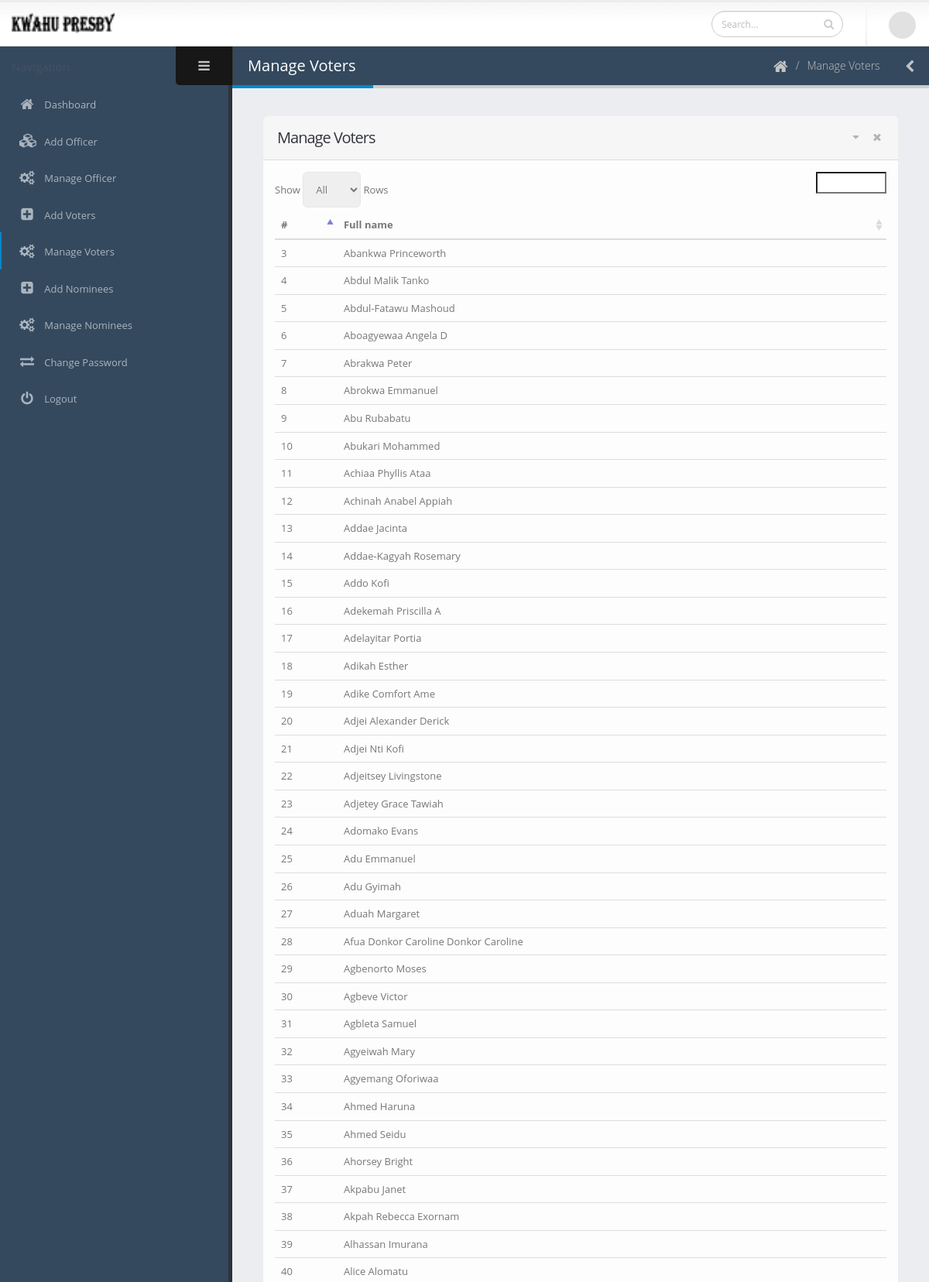
Screenshot of /admin/manage_voters.php (upper part) with the database file from the repository.
### tables this page shows
CREATE TABLE `tbl_voters_list` (
  `voters_id` int(50) NOT NULL AUTO_INCREMENT,
  `voters_name` varchar(50) NOT NULL,
  `voters_code` varchar(50) NOT NULL,
  `voters_code_allow` tinyint(1) NOT NULL DEFAULT '0',
  `voters_timestamp` timestamp NOT NULL DEFAULT CURRENT_TIMESTAMP,
  PRIMARY KEY (`voters_id`)
);

### admin/manage_voters.php (the view, shortened to what this page needs)
<?php
	require '../db/dbconn.php';
?>
<!doctype html>
<html class="fixed">
<head>
   <link rel="stylesheet" href="assets/vendor/bootstrap/css/bootstrap.css" />
   <link rel="stylesheet" href="assets/vendor/font-awesome/css/font-awesome.css" />
   <link rel="stylesheet" href="assets/vendor/magnific-popup/magnific-popup.css" />
   <link rel="stylesheet" href="assets/vendor/bootstrap-datepicker/css/datepicker3.css" />
   <link rel="stylesheet" href="assets/vendor/select2/select2.css" />
   <link rel="stylesheet" href="assets/vendor/jquery-datatables-bs3/assets/css/datatables.css" />
   <link rel="stylesheet" href="assets/stylesheets/theme.css" />
   <link rel="stylesheet" href="assets/stylesheets/skins/default.css" />
   <link rel="stylesheet" href="assets/stylesheets/theme-custom.css">
</head>
<body>
   <section class="body">
      <header class="header">
         <div class="logo-container">
            <a href="dashboard.php" class="logo">
               <img src="img/log.png" height="35" alt="logo" />
            </a>
         </div>
         <div class="header-right">
            <form action="pages-search-results.html" class="search nav-form">
               <div class="input-group input-search">
                  <input type="text" class="form-control" name="q" id="q" placeholder="Search...">
                  <span class="input-group-btn">
                     <button class="btn btn-default" type="submit"><i class="fa fa-search"></i></button>
                  </span>
               </div>
            </form>
            <span class="separator"></span>
            <div id="userbox" class="userbox">
               <a href="#" data-toggle="dropdown">
                  <figure class="profile-picture">
                     <img src="assets/images/!logged-user.jpg" alt="Joseph Doe" class="img-circle"
                        data-lock-picture="assets/images/!logged-user.jpg" />
                  </figure>
               </a>
            </div>
         </div>
      </header>
      <div class="inner-wrapper">
         <aside id="sidebar-left" class="sidebar-left">
            <div class="sidebar-header">
               <div class="sidebar-title">
               </div>
               <div class="sidebar-toggle hidden-xs" data-toggle-class="sidebar-left-collapsed" data-target="html"
                  data-fire-event="sidebar-left-toggle">
                  <i class="fa fa-bars" aria-label="Toggle sidebar"></i>
               </div>
            </div>
            <div class="nano">
               <div class="nano-content">
                  <nav id="menu" class="nav-main" role="navigation">
                     <ul class="nav nav-main">
                        <li>
                           <a href="dashboard.php">
                              <i class="fa fa-home" aria-hidden="true"></i>
                              <span>Dashboard</span>
                           </a>
                        </li>
                        <li>
                           <a href="add_officer.php">
                              <i class="fa fa-cubes" aria-hidden="true"></i>
                              <span>Add Officer</span>
                           </a>
                        </li>
                        <li>
                           <a href="manage_officers.php">
                              <i class="fa fa-cogs" aria-hidden="true"></i>
                              <span>Manage Officer</span>
                           </a>
                        </li>
                        <li>
                           <a href="add_voters.php">
                              <i class="fa fa-plus-square" aria-hidden="true"></i>
                              <span>Add Voters</span>
                           </a>
                        </li>
                        <li  class="nav-active">
                           <a href="manage_voters.php">
                              <i class="fa fa-cogs" aria-hidden="true"></i>
                              <span>Manage Voters</span>
                           </a>
                        </li>
                        <li>
                           <a href="add_nominee.php">
                              <i class="fa fa-plus-square" aria-hidden="true"></i>
                              <span>Add Nominees</span>
                           </a>
                        </li>
                        <li>
                           <a href="manage_nominee.php">
                              <i class="fa fa-cogs" aria-hidden="true"></i>
                              <span>Manage Nominees</span>
                           </a>
                        </li>
                        <li>
                           <a href="change_password.php">
                              <i class="fa fa-exchange" aria-hidden="true"></i>
                              <span>Change Password</span>
                           </a>
                        </li>
                        <li>
                           <a href="index.php">
                              <i class="fa fa-power-off" aria-hidden="true"></i>
                              <span>Logout</span>
                           </a>
                        </li>
                     </ul>
                  </nav>
                  <hr class="separator" />
               </div>
            </div>
         </aside>
         <section role="main" class="content-body">
            <header class="page-header">
               <h2>Manage Voters</h2>
               <div class="right-wrapper pull-right">
                  <ol class="breadcrumbs">
                     <li>
                        <a href="index.html">
                           <i class="fa fa-home"></i>
                        </a>
                     </li>
                     <li><span>Manage Voters</span></li>
                  </ol>
                  <a class="sidebar-right-toggle" data-open="sidebar-right"><i class="fa fa-chevron-left"></i></a>
               </div>
            </header>
            <div class="row">
               <div class="col-md-12">
                  <section class="panel">
                     <header class="panel-heading">
                        <div class="panel-actions">
                           <a href="#" class="fa fa-caret-down"></a>
                           <a href="#" class="fa fa-times"></a>
                        </div>
                        <h2 class="panel-title">Manage Voters</h2>
                     </header>
                     <div class="panel-body">
                        <div class="table-responsive" style="overflow-x: hidden!important">
                           <table class="table table-hover mb-none" id="datatable-default">
                              <thead>
                                 <tr>
                                    <th>#</th>
                                    <th>Full name</th>
                                 </tr>
                              </thead>
                              <tbody>
                                 <?php
													$get_voters_data = mysqli_query($my_connect,"SELECT * FROM tbl_voters_list");
													while ($voters_data = mysqli_fetch_array($get_voters_data)) {  ?>
                                 <tr>
                                    <td><?php echo $voters_data['voters_id'];  ?></td>
                                    <td><?php echo $voters_data['voters_name'];  ?></td>
                                 </tr>
                                 <?php	}
													?>
                              </tbody>
                           </table>
                        </div>
                     </div>
                  </section>
               </div>
            </div>
         </section>
      </div>
   </section>
</body>
</html>

### admin/assets/stylesheets/skins/default.css (style rules this page uses)
a, .btn-link { color: #0088cc; }
.page-header h2 { border-bottom-color: #0088cc; }
ul.nav-main > li.nav-active > a { box-shadow: 2px 0 0 #0088cc inset; }

### rows the page displays
tbl_voters_list: voters_id "3", voters_name "Abankwa Princeworth"
tbl_voters_list: voters_id "4", voters_name "Abdul Malik Tanko"
tbl_voters_list: voters_id "5", voters_name "Abdul-Fatawu Mashoud"
tbl_voters_list: voters_id "6", voters_name "Aboagyewaa Angela D"
tbl_voters_list: voters_id "7", voters_name "Abrakwa Peter"
tbl_voters_list: voters_id "8", voters_name "Abrokwa Emmanuel"
tbl_voters_list: voters_id "9", voters_name "Abu Rubabatu"
tbl_voters_list: voters_id "10", voters_name "Abukari Mohammed"
tbl_voters_list: voters_id "11", voters_name "Achiaa Phyllis Ataa"
tbl_voters_list: voters_id "12", voters_name "Achinah Anabel Appiah"
tbl_voters_list: voters_id "13", voters_name "Addae Jacinta"
tbl_voters_list: voters_id "14", voters_name "Addae-Kagyah Rosemary"
tbl_voters_list: voters_id "15", voters_name "Addo Kofi"
tbl_voters_list: voters_id "16", voters_name "Adekemah Priscilla A"
tbl_voters_list: voters_id "17", voters_name "Adelayitar Portia"
tbl_voters_list: voters_id "18", voters_name "Adikah Esther"
tbl_voters_list: voters_id "19", voters_name "Adike Comfort Ame"
tbl_voters_list: voters_id "20", voters_name "Adjei Alexander Derick"
tbl_voters_list: voters_id "21", voters_name "Adjei Nti Kofi"
tbl_voters_list: voters_id "22", voters_name "Adjeitsey Livingstone"
tbl_voters_list: voters_id "23", voters_name "Adjetey Grace Tawiah"
tbl_voters_list: voters_id "24", voters_name "Adomako Evans"
tbl_voters_list: voters_id "25", voters_name "Adu Emmanuel"
tbl_voters_list: voters_id "26", voters_name "Adu Gyimah"
tbl_voters_list: voters_id "27", voters_name "Aduah Margaret"
tbl_voters_list: voters_id "28", voters_name "Afua Donkor Caroline Donkor Caroline"
tbl_voters_list: voters_id "29", voters_name "Agbenorto Moses"
tbl_voters_list: voters_id "30", voters_name "Agbeve Victor"
tbl_voters_list: voters_id "31", voters_name "Agbleta Samuel"
tbl_voters_list: voters_id "32", voters_name "Agyeiwah Mary"
tbl_voters_list: voters_id "33", voters_name "Agyemang Oforiwaa"
tbl_voters_list: voters_id "34", voters_name "Ahmed Haruna"
tbl_voters_list: voters_id "35", voters_name "Ahmed Seidu"
tbl_voters_list: voters_id "36", voters_name "Ahorsey Bright"
tbl_voters_list: voters_id "37", voters_name "Akpabu Janet"
tbl_voters_list: voters_id "38", voters_name "Akpah Rebecca Exornam"
tbl_voters_list: voters_id "39", voters_name "Alhassan Imurana"
tbl_voters_list: voters_id "40", voters_name "Alice Alomatu"
